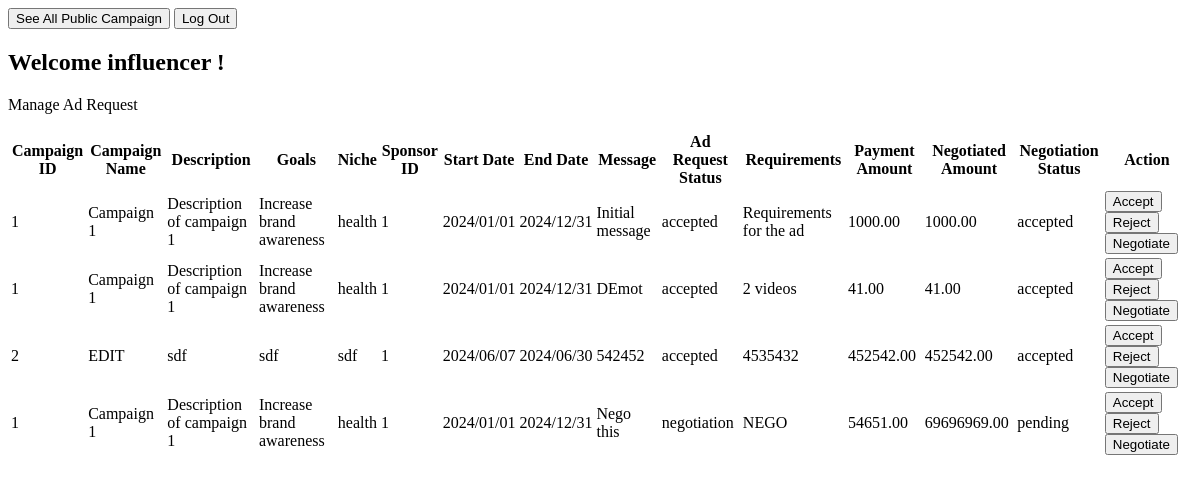
/influencer/dashboard (signed in), run on an earlier commit of the app's database.
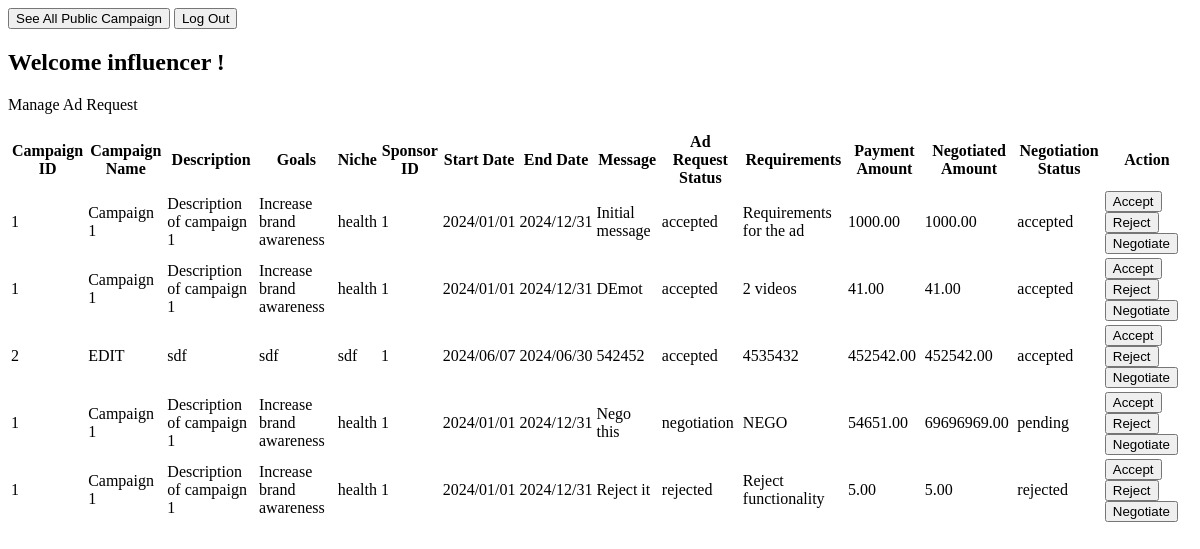
And on a later commit of the database.
### models.py (models this page shows, shortened)
class Negotiation(db.Model):
    __tablename__ = "negotiations"
    negotiation_id = db.Column(db.Integer, primary_key=True, autoincrement=True)
    ad_request_id = db.Column(
        db.Integer, db.ForeignKey("ad_requests.ad_request_id"), nullable=False
    )
    influencer_id = db.Column(
        db.Integer, db.ForeignKey("influencers.influencer_id"), nullable=False
    )
    proposed_payment_amount = db.Column(db.Numeric(10, 2))
    negotiation_status = db.Column(db.Enum("pending", "accepted", "rejected") ,default = "pending")

class Campaign(db.Model):
    __tablename__ = "campaigns"
    campaign_id = db.Column(db.Integer, primary_key=True, autoincrement=True)
    sponsor_id = db.Column(
        db.Integer, db.ForeignKey("sponsors.sponsor_id"), nullable=False
    )
    name = db.Column(db.String(255), nullable=False)
    description = db.Column(db.Text, nullable=False)
    start_date = db.Column(db.Date)
    end_date = db.Column(db.Date)
    budget = db.Column(db.Numeric(10, 2), nullable=False)
    visibility = db.Column(db.Enum("public", "private"),default="public")
    goals = db.Column(db.Text, nullable=False)
    niche = db.Column(db.String(255), nullable=False)
    ad_requests = db.relationship("AdRequest", backref="campaign", lazy=True)
    campaign_flags = db.relationship("CampaignFlag", backref="campaign", lazy=True)

class AdRequest(db.Model):
    __tablename__ = "ad_requests"
    ad_request_id = db.Column(db.Integer, primary_key=True, autoincrement=True)
    campaign_id = db.Column(
        db.Integer, db.ForeignKey("campaigns.campaign_id"), nullable=False
    )
    influencer_id = db.Column(
        db.Integer, db.ForeignKey("influencers.influencer_id"), nullable=False
    )
    requirements = db.Column(db.Text)
    payment_amount = db.Column(db.Numeric(10, 2))
    status = db.Column(db.Enum("pending", "accepted", "rejected", "negotiation") , default = "pending")
    messages = db.Column(db.Text)
    negotiations = db.relationship("Negotiation", backref="ad_request", lazy=True)

### influencer.py (the view)
@influencer.route("/dashboard",methods=['GET', 'POST'])
def dashboard():
    if "user_name" in session and "role" in session:
        if session["role"] == "influencer":
            user_id = session["user_id"]
            influencer_id = Influencer.query.filter_by(user_id=user_id).first().influencer_id
            data = helper.get_influencer_campaigns(influencer_id)
            return render_template("influencer_dashboard.html" , data = data)
    flash("Please Login !","faliled")
    return redirect(url_for("influencer.login"))

### app.py (called while the page is built)
@app.before_request
def create_tables():
    init_db(app)

### models.py (called while the page is built, shortened)
def init_db(app):
    with app.app_context():
        db.create_all()

### templates/influencer_dashboard.html (shortened to what this page needs)
<!DOCTYPE html>
<html lang="en">
<head>
</head>
<body>
<nav>
<button onclick="location.href='{{ url_for("influencer.show_campaign") }}'" >See All Public Campaign</button>
<button onclick="location.href='/logout'">Log Out</button> <br>
</nav>
<h2>Welcome {{ session["user_name"]  }} !</h2>
<p>Manage Ad Request</p>
{% if data %}
<table>
    <thead>
        <tr>
            <th>Campaign ID</th>
            <th>Campaign Name</th>
            <th>Description</th>
            <th>Goals</th>
            <th>Niche</th>
            <th>Sponsor ID</th>
            <th>Start Date</th>
            <th>End Date</th>
            <th>Message</th>
            <th>Ad Request Status</th>
            <th>Requirements</th>
            <th>Payment Amount</th>
            <th>Negotiated Amount</th>
            <th>Negotiation Status</th>
            <th>Action</th>
        </tr>
    </thead>
    <tbody>
        {% for d in data %}
        <tr>
            <td> {{ d["campaign_id"] }}  </td>
            <td> {{ d.campaign_name }}  </td>
            <td> {{ d.description }}  </td>
            <td> {{ d.goals }}  </td>
            <td> {{ d.niche }}  </td>
            <td> {{ d.sponsor_id }}  </td>
            <td> {{ d.start_date }}  </td>
            <td> {{ d.end_date }}  </td>
            <td> {{d.messages}}</td>
            <td>{{ d.status }}</td>
            <td>{{d.requirements}}</td>
            <td> {{d.payment_amount}}</td>
            <td> {{ d.negotiated_amount }}  </td>
            <td> {{ d.negotiation_status }}  </td>
            <td>
                <button onclick="location.href='{{ url_for("influencer.accept_adrequest" , adrequest_id =d.ad_request_id) }}'">Accept</button>
                <button onclick="location.href='{{ url_for("influencer.reject_adrequest" , adrequest_id =d.ad_request_id) }}'">Reject</button>
                <button onclick="location.href='{{ url_for("influencer.nego_adrequest" , adrequest_id =d.ad_request_id) }}'">Negotiate</button>
            </td>
        </tr>
        {% endfor %}
    </tbody>
</table>
{% else %}
<p>No Ad Request to show !!</p>
{% endif %}
</body>
</html>

What changed in the data, as far as the page shows it:
added Negotiation: campaign_id "1", campaign_name "Campaign 1", description "Description of campaign 1", goals "Increase brand awareness", niche "health", sponsor_id "1", start_date "2024/01/01", end_date "2024/12/31", messages "Reject it", status "rejected", requirements "Reject functionality", payment_amount "5.00", negotiated_amount "5.00", negotiation_status "rejected"
